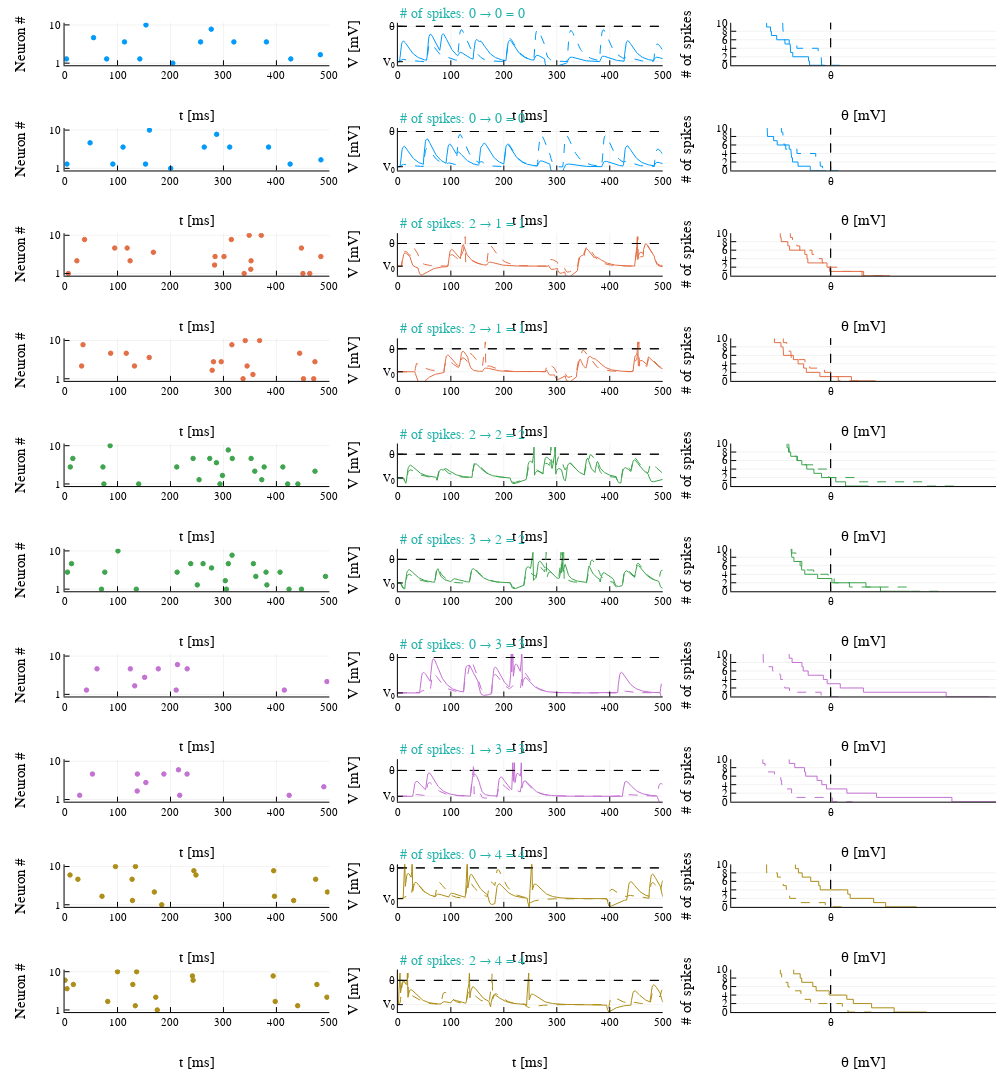

The cell this chart's notebook holds for it:
### Markdown cell above
## Plots

### Code cell
# Prepare to plot
plotlyjs(size = (1000, 1500))
cols = collect(1:n_classes)#palette(:rainbow, n_classes)

# Plots
inp_plots = map(samples) do s
        return plot(s.x, color = cols[1 + s.y], markersize = sqrt(5))
    end
    train_plots = map(zip(samples, out_b, out_a)) do (s, ob, oa)
        p = plot(tmp, t, oa.V, color = cols[1 + s.y])
        plot!(tmp, t, ob.V, color = cols[1 + s.y], linestyle = :dash)
        txt, clr = Tempotrons.get_progress_annotations(length(oa.spikes),
                                                       N_b = length(ob.spikes),
                                                       N_t = s.y)
        annotate!(xlims(p)[1], ylims(p)[2], text(txt, 10, :left, :bottom, clr))
        return p
    end
    STS_plots = map(zip(samples, θ⃰_b, θ⃰_a)) do (s, θb, θa)
        p = plotsts(tmp, θa, color = cols[1 + s.y])
        plotsts!(tmp, θb, color = cols[1 + s.y], linestyle = :dash)
        return p
    end
    ip = plot(inp_plots..., layout = (length(inp_plots), 1), link = :all)
    tp = plot(train_plots..., layout = (length(train_plots), 1), link = :all)
    sp = plot(STS_plots..., layout = (length(STS_plots), 1), link = :all)
    p = plot(ip, tp, sp, layout = (1, 3), left_margin = 8mm, bottom_margin = 15mm)
